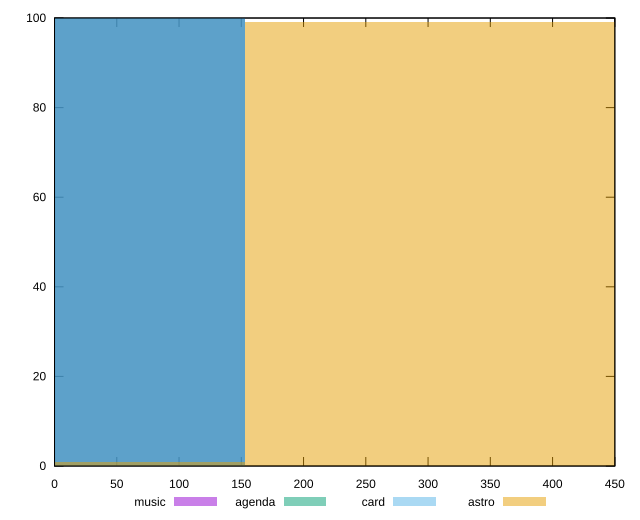

Recreate this plot in gnuplot.
reset

$music <<EOF
0 100
EOF

$agenda <<EOF
0 100
EOF

$card <<EOF
0 100
EOF

$astro <<EOF
306.55319798386125 99
0 1
EOF

set key outside below
set boxwidth 306.55319798386125
set xrange [0:450]
set yrange [0:100]
set trange [0:100]
set style fill transparent solid 0.5 noborder
set terminal svg size 640, 520 enhanced background rgb 'white'
set output "reports/report_00032_2021-02-25T10-28-15.087Z/unused-css-rules/comparison/histogram/all_raw.svg"

plot $music title "music" with boxes, \
     $agenda title "agenda" with boxes, \
     $card title "card" with boxes, \
     $astro title "astro" with boxes

reset
